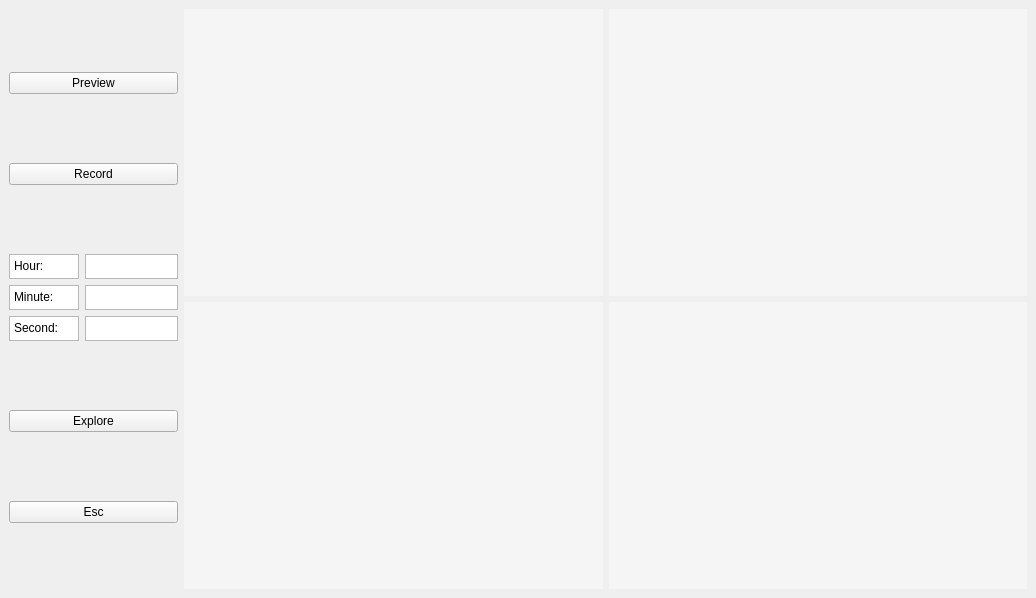
<?xml version="1.0" encoding="UTF-8"?>
<ui version="4.0">
 <class>MainWindow</class>
 <widget class="QMainWindow" name="MainWindow">
  <property name="geometry">
   <rect>
    <x>0</x>
    <y>0</y>
    <width>1036</width>
    <height>598</height>
   </rect>
  </property>
  <property name="windowTitle">
   <string>MainWindow</string>
  </property>
  <widget class="QWidget" name="centralwidget">
   <layout class="QHBoxLayout" name="horizontalLayout" stretch="1,5">
    <item>
     <layout class="QVBoxLayout" name="Button_list" stretch="2,2,1,2,2">
      <property name="spacing">
       <number>6</number>
      </property>
      <item>
       <widget class="QPushButton" name="preview_button">
        <property name="text">
         <string>Preview</string>
        </property>
       </widget>
      </item>
      <item>
       <widget class="QPushButton" name="record_button">
        <property name="text">
         <string>Record</string>
        </property>
       </widget>
      </item>
      <item>
       <layout class="QGridLayout" name="Time_list" rowstretch="1,1,1" columnstretch="1,0">
        <item row="0" column="0">
         <widget class="QTextEdit" name="hour_text">
          <property name="maximumSize">
           <size>
            <width>150</width>
            <height>25</height>
           </size>
          </property>
          <property name="readOnly">
           <bool>true</bool>
          </property>
          <property name="html">
           <string>&lt;!DOCTYPE HTML PUBLIC &quot;-//W3C//DTD HTML 4.0//EN&quot; &quot;http://www.w3.org/TR/REC-html40/strict.dtd&quot;&gt;
&lt;html&gt;&lt;head&gt;&lt;meta name=&quot;qrichtext&quot; content=&quot;1&quot; /&gt;&lt;style type=&quot;text/css&quot;&gt;
p, li { white-space: pre-wrap; }
&lt;/style&gt;&lt;/head&gt;&lt;body style=&quot; font-family:'SimSun'; font-size:9pt; font-weight:400; font-style:normal;&quot;&gt;
&lt;p style=&quot; margin-top:0px; margin-bottom:0px; margin-left:0px; margin-right:0px; -qt-block-indent:0; text-indent:0px;&quot;&gt;Hour:&lt;/p&gt;&lt;/body&gt;&lt;/html&gt;</string>
          </property>
         </widget>
        </item>
        <item row="1" column="0">
         <widget class="QTextEdit" name="minute_text">
          <property name="maximumSize">
           <size>
            <width>150</width>
            <height>25</height>
           </size>
          </property>
          <property name="readOnly">
           <bool>true</bool>
          </property>
          <property name="html">
           <string>&lt;!DOCTYPE HTML PUBLIC &quot;-//W3C//DTD HTML 4.0//EN&quot; &quot;http://www.w3.org/TR/REC-html40/strict.dtd&quot;&gt;
&lt;html&gt;&lt;head&gt;&lt;meta name=&quot;qrichtext&quot; content=&quot;1&quot; /&gt;&lt;style type=&quot;text/css&quot;&gt;
p, li { white-space: pre-wrap; }
&lt;/style&gt;&lt;/head&gt;&lt;body style=&quot; font-family:'SimSun'; font-size:9pt; font-weight:400; font-style:normal;&quot;&gt;
&lt;p style=&quot; margin-top:0px; margin-bottom:0px; margin-left:0px; margin-right:0px; -qt-block-indent:0; text-indent:0px;&quot;&gt;Minute:&lt;/p&gt;&lt;/body&gt;&lt;/html&gt;</string>
          </property>
         </widget>
        </item>
        <item row="1" column="1">
         <widget class="QTextEdit" name="minute_input">
          <property name="maximumSize">
           <size>
            <width>150</width>
            <height>25</height>
           </size>
          </property>
         </widget>
        </item>
        <item row="0" column="1">
         <widget class="QTextEdit" name="hour_input">
          <property name="maximumSize">
           <size>
            <width>150</width>
            <height>25</height>
           </size>
          </property>
         </widget>
        </item>
        <item row="2" column="0">
         <widget class="QTextEdit" name="second_text">
          <property name="maximumSize">
           <size>
            <width>150</width>
            <height>25</height>
           </size>
          </property>
          <property name="readOnly">
           <bool>true</bool>
          </property>
          <property name="html">
           <string>&lt;!DOCTYPE HTML PUBLIC &quot;-//W3C//DTD HTML 4.0//EN&quot; &quot;http://www.w3.org/TR/REC-html40/strict.dtd&quot;&gt;
&lt;html&gt;&lt;head&gt;&lt;meta name=&quot;qrichtext&quot; content=&quot;1&quot; /&gt;&lt;style type=&quot;text/css&quot;&gt;
p, li { white-space: pre-wrap; }
&lt;/style&gt;&lt;/head&gt;&lt;body style=&quot; font-family:'SimSun'; font-size:9pt; font-weight:400; font-style:normal;&quot;&gt;
&lt;p style=&quot; margin-top:0px; margin-bottom:0px; margin-left:0px; margin-right:0px; -qt-block-indent:0; text-indent:0px;&quot;&gt;Second:&lt;/p&gt;&lt;/body&gt;&lt;/html&gt;</string>
          </property>
         </widget>
        </item>
        <item row="2" column="1">
         <widget class="QTextEdit" name="second_input">
          <property name="maximumSize">
           <size>
            <width>150</width>
            <height>25</height>
           </size>
          </property>
         </widget>
        </item>
       </layout>
      </item>
      <item>
       <widget class="QPushButton" name="explore_button">
        <property name="minimumSize">
         <size>
          <width>0</width>
          <height>0</height>
         </size>
        </property>
        <property name="text">
         <string>Explore</string>
        </property>
       </widget>
      </item>
      <item>
       <widget class="QPushButton" name="esc_button">
        <property name="text">
         <string>Esc</string>
        </property>
       </widget>
      </item>
     </layout>
    </item>
    <item>
     <layout class="QGridLayout" name="gridLayout">
      <item row="1" column="0">
       <widget class="QWidget" name="video_3" native="true">
        <property name="styleSheet">
         <string notr="true">background-color:rgb(245, 245, 245);</string>
        </property>
       </widget>
      </item>
      <item row="0" column="0">
       <widget class="QWidget" name="video_1" native="true">
        <property name="autoFillBackground">
         <bool>false</bool>
        </property>
        <property name="styleSheet">
         <string notr="true">background-color:rgb(245, 245, 245);</string>
        </property>
       </widget>
      </item>
      <item row="0" column="1">
       <widget class="QWidget" name="video_2" native="true">
        <property name="styleSheet">
         <string notr="true">background-color:rgb(245, 245, 245);</string>
        </property>
       </widget>
      </item>
      <item row="1" column="1">
       <widget class="QWidget" name="video_4" native="true">
        <property name="styleSheet">
         <string notr="true">background-color:rgb(245, 245, 245);</string>
        </property>
       </widget>
      </item>
     </layout>
    </item>
   </layout>
  </widget>
 </widget>
 <resources/>
 <connections/>
</ui>
